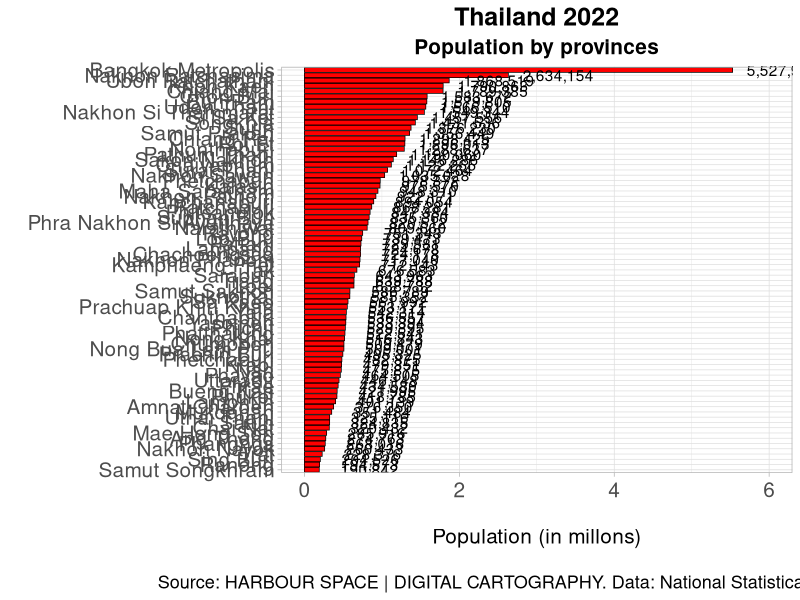
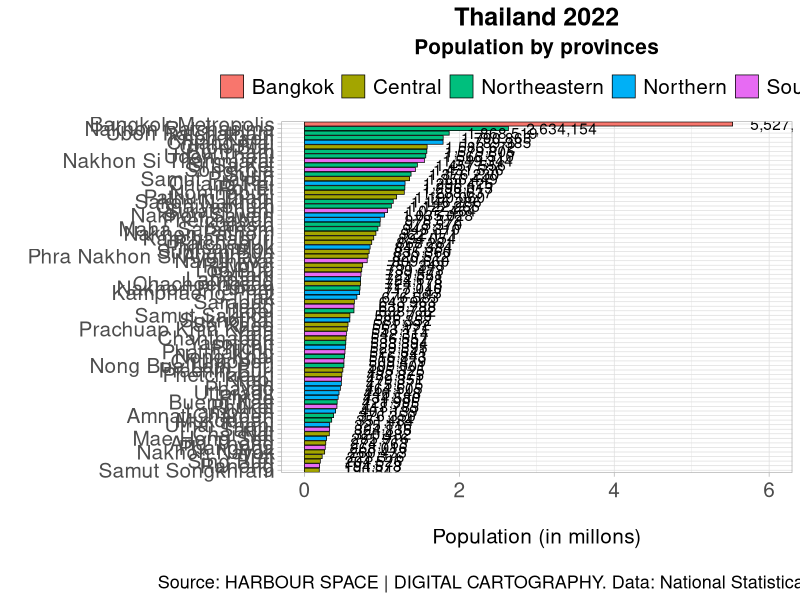
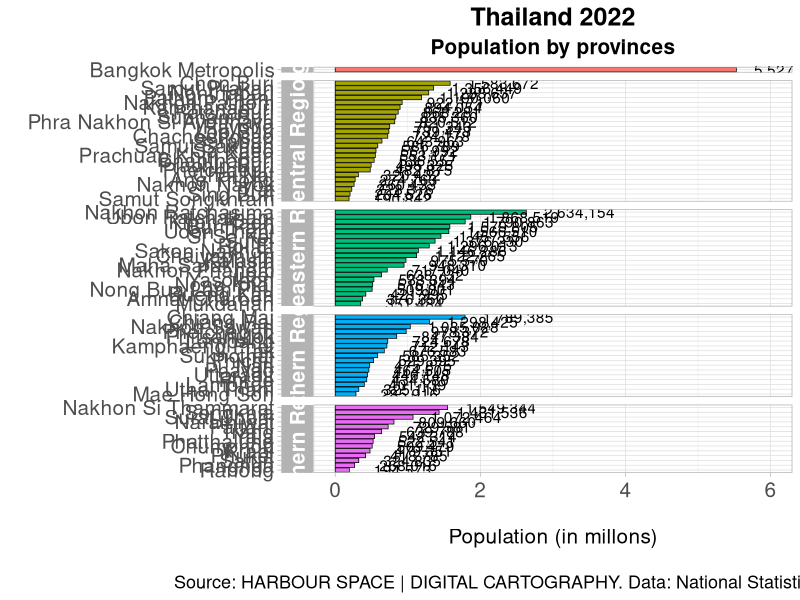
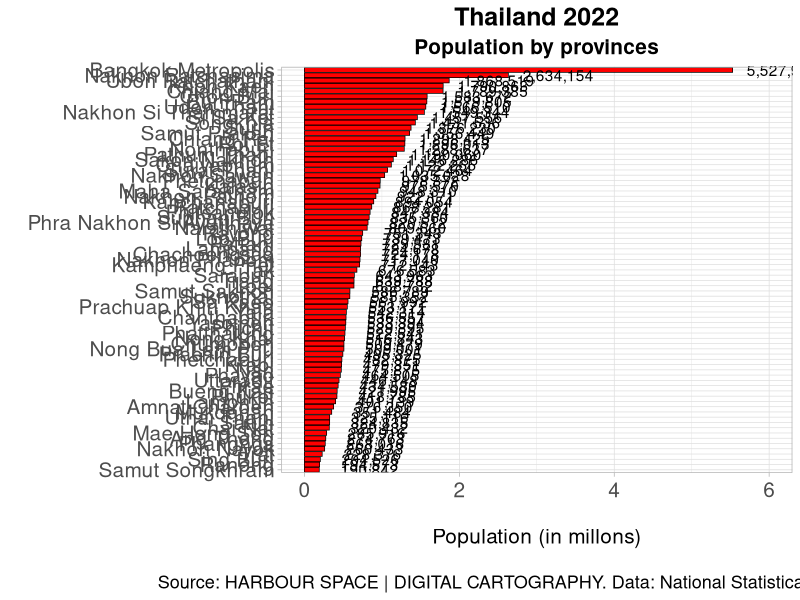
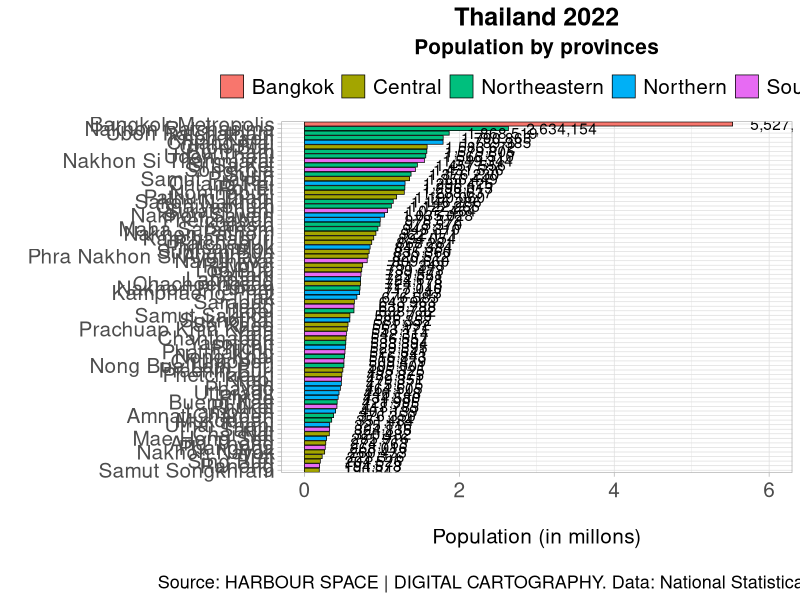
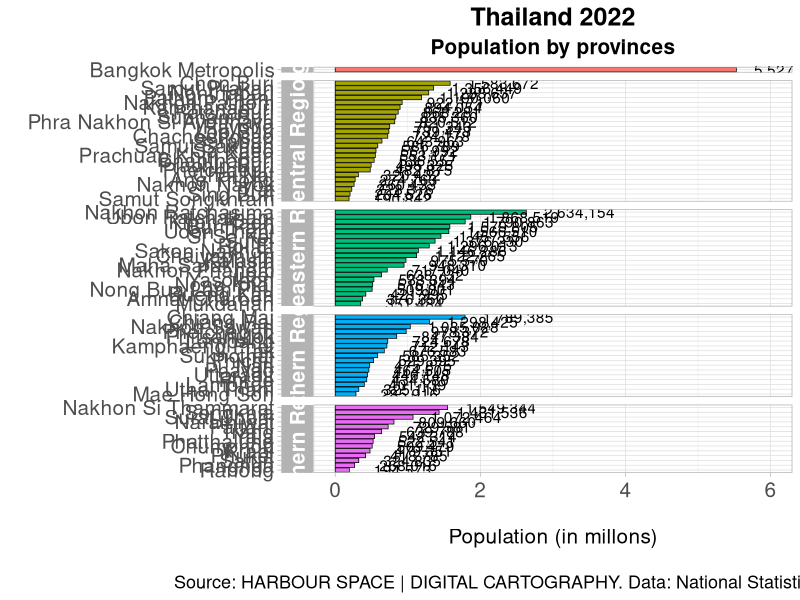

These figures' R source, in order: (Note: this script raises an error after producing the figures.)

#### session 1: Digital cartography ####

# 1. load libraries, set working direction and data in R ####

library(tidyverse)
library(sf)

setwd("C:\\Users\\think\\OneDrive\\Desktop\\coding\\R\\R_S5_2024\\R_S5_2024")
pop_data_thai <- read.csv("pop_data_thai.csv")

# 2. Basic inspection of our data #####

colnames(pop_data_thai)
head(pop_data_thai)
sapply(pop_data_thai, class)

# VERY BASIC DATA MANIPULATION WITH DPLYR FOR ORDERING THE BARS

pop_data_thai <- pop_data_thai |>
  mutate(NAME_1 = fct_reorder(NAME_1, n, .desc = FALSE))

# 3. DIFFERENT IMPLEMENTATIONS OF A BAR PLOT ######
ggplot(pop_data_thai, 
       aes(x=NAME_1, y=n/1000000))+
  coord_flip()+
  expand_limits(y = 6)+
  geom_bar(fill="red",
           stat="identity", 
           linewidth=.25,
           color="black")+
  geom_text(aes(label = format(n,big.mark=","),hjust = -.2))+
  labs(title = "Thailand 2022",
       subtitle="Population by provinces",
       x="",
       y="\nPopulation (in millons)", 
       caption="\nSource: HARBOUR SPACE | DIGITAL CARTOGRAPHY. Data: National Statistical Office (NSO)")+
  theme_light()+
  theme(plot.title = element_text(lineheight=1, size=18, face="bold",hjust = 0.5), #set parameters of title
        plot.subtitle = element_text(lineheight=1, size=15, face="bold",hjust = 0.5), # set parameters of subtitle
        plot.caption = element_text(lineheight=1, size=13,hjust = 0.5),
        axis.text.x  = element_text(vjust=0.5, size=15), #set parameters of x axis text
        axis.title.x = element_text(vjust=0.5, size=15), # set y axis title 
        axis.text.y  = element_text(vjust=0.5, size=15))

ggsave("1_barplot_EDITED.png", 
       scale = 1,
       height = 18,
       width=12, 
       dpi = 300)


ggplot(pop_data_thai, 
       aes(x=NAME_1, y=n/1000000,fill=sub(" Region", "", region)))+
  coord_flip()+
  expand_limits(y = 6)+
  geom_bar(stat="identity", 
           linewidth=.25,
           color="black")+
  geom_text(aes(label = format(n,big.mark=","),hjust = -.25))+
  labs(title = "Thailand 2022",
       subtitle="Population by provinces",
       x="",
       y="\nPopulation (in millons)", 
       caption="\nSource: HARBOUR SPACE | DIGITAL CARTOGRAPHY. Data: National Statistical Office (NSO)")+
  theme_light()+
  theme(plot.title = element_text(lineheight=1, size=18, face="bold",hjust = 0.5), #set parameters of title
        plot.subtitle = element_text(lineheight=1, size=15, face="bold",hjust = 0.5),
        plot.caption = element_text(lineheight=1, size=13, hjust=0.5),
        axis.text.x  = element_text(vjust=0.5, size=15), 
        axis.title.x = element_text(vjust=0.5, size=15),
        axis.text.y  = element_text(vjust=0.5, size=15),
        legend.title  = element_blank(),
        legend.position  = "top",
        legend.text = element_text(vjust=0.5, size=15))

ggsave("2_barplot_EDITED.png", 
       scale = 1,
       height = 18,
       width=12, 
       dpi = 300)

ggplot(pop_data_thai, 
       aes(x=NAME_1, y=n/1000000,fill=sub(" Region", "", region)))+
  coord_flip()+
  expand_limits(y = 6)+
  geom_bar(stat="identity", 
           linewidth=.25,
           color="black")+
  geom_text(aes(label = format(n,big.mark=","),hjust = -.25))+
  labs(title = "Thailand 2022",
       subtitle="Population by provinces",
       x="",
       y="\nPopulation (in millons)", 
       caption="\nSource: HARBOUR SPACE | DIGITAL CARTOGRAPHY. Data: National Statistical Office (NSO)")+
  facet_grid(rows = vars(region), scales = "free_y", switch = "y", space = "free_y") +
  theme_light()+
  theme(plot.title = element_text(lineheight=1, size=18, face="bold",hjust = 0.5), #set parameters of title
        plot.subtitle = element_text(lineheight=1, size=15, face="bold",hjust = 0.5),
        plot.caption = element_text(lineheight=1, size=13, hjust=.5),
        axis.text.x  = element_text(vjust=0.5, size=15), 
        axis.title.x = element_text(vjust=0.5, size=15), 
        axis.text.y  = element_text(vjust=0.5, size=15),
        strip.text = element_text(size=15, face="bold"),
        legend.title  = element_blank(),
        legend.position  = "none",
        legend.text = element_text(vjust=0.5, size=15))

ggsave("3_barplot_EDITED.png", 
       scale = 1,
       height = 18,
       width=12, 
       dpi = 300)


# LET'S GET SPATIAL ######

# 4. Read Shapefile into R: **read_sf and readOGR** ####
library(sf)

shp_thai_dis <- read_sf(dsn = ".", "THA_adm2_s_fix") 

ggplot(data = shp_thai_dis) + 
  geom_sf()

# 5. Add administrative levels: from districts to provinces #####

shp_thai_prov <- shp_thai_dis %>%
  group_by(ID_1) %>%
  summarise(NAME_1 = unique(NAME_1)) %>%
  st_cast() 

ggplot(shp_thai_prov) +
  geom_sf()

# 6. Save sf object into a shapefile ######
st_write(shp_thai_prov, "shp_thai_prov.shp")

# 7. Get centroids of polygons and extract long/lat coordinates. ######
points_thai_prov <- bind_cols(shp_thai_prov$NAME_1,
                              st_coordinates(st_centroid(shp_thai_prov)))

colnames(points_thai_prov)<-c("NAME_1", "lon", "lat")


# 8. Join spatial and statistical data ######

pop_data_thai_lon_lat<-pop_data_thai|>
  left_join(points_thai_prov,by ="NAME_1")

ggplot(pop_data_thai_lon_lat, aes(lon, lat,color=region))+
  geom_point(size=4)+
  labs(title = "Thailand 2021",
       subtitle="Population by provinces",
       x="",
       y="", 
       caption="\nSource: HARBOUR SPACE | DIGITAL CARTOGRAPHY. Data: National Statistical Office (NSO)")+
  theme_light()+
  theme(plot.title = element_text(lineheight=1, size=18, face="bold",hjust = 0.5), #set parameters of title
        plot.subtitle = element_text(lineheight=1, size=15, face="bold",hjust = 0.5),
        plot.caption = element_text(lineheight=1, size=13, hjust=0.5),
        axis.text.x  = element_text(vjust=0.5, size=15), 
        axis.title.x = element_text(vjust=0.5, size=15), 
        axis.text.y  = element_text(vjust=0.5, size=15),
        strip.text = element_text(size=15, face="bold"),
        legend.title  = element_blank(),
        legend.position  = "none",
        legend.text = element_text(vjust=0.5, size=15))

ggsave("4_POINTS_EDITED.png", 
       scale = 1,
       height = 18,
       width=10, 
       dpi = 300)


# 9. Convert a datafram with spatial information into a sf object #####

pop_data_thai_sf<-st_as_sf(pop_data_thai_lon_lat, 
                       coords=c("lon", "lat"),
                       crs=4236)

st_crs(pop_data_thai_sf)

ggplot(pop_data_thai_sf, aes(color=region))+
  geom_sf(size=4)+
  labs(title = "Thailand 2021",
       subtitle="Population by provinces",
       x="",
       y="", 
       caption="\nSource: HARBOUR SPACE | DIGITAL CARTOGRAPHY. Data: National Statistical Office (NSO)")+
  theme_light()+
  theme(plot.title = element_text(lineheight=1, size=18, face="bold",hjust = 0.5), #set parameters of title
        plot.subtitle = element_text(lineheight=1, size=15, face="bold",hjust = 0.5),
        plot.caption = element_text(lineheight=1, size=13, hjust=0.5),
        axis.text.x  = element_text(vjust=0.5, size=15), 
        axis.title.x = element_text(vjust=0.5, size=15), 
        axis.text.y  = element_text(vjust=0.5, size=15),
        strip.text = element_text(size=15, face="bold"),
        legend.title  = element_blank(),
        legend.position  = "none",
        legend.text = element_text(vjust=0.5, size=15))

ggsave("5_POINTS_SF_EDITED.png", 
       scale = 1,
       height = 18,
       width=10, 
       dpi = 300)

# 10. BUBBLE MAP ######

pop_data_thai_sf<-pop_data_thai_sf|>
  mutate(popsize= ifelse(n<250000, "<250",
                         ifelse(n<500000,"[250-500)",
                                ifelse(n<750000,"[500-750)",
                                       ifelse(n<1000000,"[750-1,000)",
                                              ifelse(n<3000000,"[1,000-3,000)",
                                                     "Bangkok"))))),
         popsize=fct_relevel(popsize,
                             "<250",
                             "[250-500)",
                             "[500-750)",
                             "[750-1,000)",
                             "[1,000-3,000)",
                             "Bangkok"),
         region=as.factor(region))

pop_data_thai_sf|>pull(popsize)|>fct_unique()
 levels(pop_data_thai_sf$popsize)

mysizes <-c(.5,1,2,3.5,5,8)*2
names(mysizes)<-levels(pop_data_thai_sf$popsize)

ggplot()+
  geom_sf(data = pop_data_thai_sf,
          aes(color = region, size = popsize)) +
  scale_size_manual(values = mysizes, name = "Population size\nProvinces")+
  labs(title = "Thailand 2022",
       subtitle="Population by provinces (in thousands)",
       x="",
       y="", 
       caption="\nSource: HARBOUR SPACE | DIGITAL CARTOGRAPHY. Data: National Statistical Office (NSO)")+
  theme_light()+
  theme(plot.title = element_text(lineheight=1, size=18, face="bold",hjust = 0.5), #set parameters of title
        plot.subtitle = element_text(lineheight=1, size=15, face="bold",hjust = 0.5),
        plot.caption = element_text(lineheight=1, size=13, hjust=1),
        axis.text.x  = element_text(vjust=0.5, size=15), 
        axis.title.x = element_text(vjust=0.5, size=15), 
        axis.text.y  = element_text(vjust=0.5, size=15),
        strip.text = element_text(size=15, face="bold"),
        legend.title  = element_blank(),
        legend.position  = "right",
        legend.text = element_text(vjust=0.5, size=15))

ggsave("6_POINTS_SF_EDITED.png", 
       scale = 1,
       height = 16,
       width=12, 
       dpi = 300)

# 11. MULTI-LAYER MAP: PROVINCIAL BOUNDARIES + CENTROIDS #####

ggplot()+
  geom_sf(data = shp_thai_dis,fill="#BFBFBF", linewidth=.1)+
  geom_sf(data = shp_thai_prov,fill=NA, linewidth=.5)+
  geom_sf(data= pop_data_thai_sf,aes(color=region,size = popsize))+
  scale_size_manual(values=mysizes,name = "Population size\nProvinces")+
  labs(title = "Thailand 2022",
       subtitle="Population by provinces (in thousands)",
       x="",
       y="", 
       caption="\nSource: HARBOUR SPACE | DIGITAL CARTOGRAPHY. Data: National Statistical Office (NSO)")+
  theme_light()+
  theme(plot.title = element_text(lineheight=1, size=18, face="bold",hjust = 0.5), #set parameters of title
        plot.subtitle = element_text(lineheight=1, size=15, face="bold",hjust = 0.5),
        plot.caption = element_text(lineheight=1, size=13, hjust=1),
        axis.text.x  = element_text(vjust=0.5, size=15), 
        axis.title.x = element_text(vjust=0.5, size=15), 
        axis.text.y  = element_text(vjust=0.5, size=15),
        strip.text = element_text(size=15, face="bold"),
        legend.title  = element_blank(),
        legend.position  = "right",
        legend.text = element_text(vjust=0.5, size=15))

ggsave("7_POINTS_SF_EDITED.png", 
       scale = 1,
       height = 16,
       width=12, 
       dpi = 300)



# 12. CHOROPLETH MAP: JOIN STATISTICAL DATA WITH PROVINCIAL BOUNDARIES #####


pop_data_thai2 <-pop_data_thai_sf|>
  st_drop_geometry()

shp_thai_prov<-shp_thai_prov|>
  left_join(pop_data_thai2,by ="NAME_1")

# 13. CHOROPLETH MAP: PROVINCES BY REGIONS #####

shp_thai_prov<-shp_thai_prov|>
  mutate(region_popsize=as.factor(paste(region,popsize,sep="-")))

levels(shp_thai_prov$region_popsize)

# 13.1. CREATE A COMPLEX PALETTE COLOR #####
gg_color_hue <- function(n) {
  hues = seq(15, 375, length=n+1)
  hcl(h=hues, l=65, c=100)[1:n]
}

cols = gg_color_hue(5)

barplot(rep(length(cols),length(cols)), col=c(cols));cols

# 13.2 Create a sequencial color palette for each color #####
fun_color_range <- colorRampPalette(c("#FFFFFF",cols[2]))
CE <- fun_color_range(7)
barplot(rep(length(CE),length(CE)), col=c(CE));CE

fun_color_range <- colorRampPalette(c("#FFFFFF",cols[3]))
NE <- fun_color_range(7)
barplot(rep(length(NE),length(NE)), col=c(NE));NE

fun_color_range <- colorRampPalette(c("#FFFFFF",cols[4]))
NO <- fun_color_range(7)
barplot(rep(length(NO),length(NO)), col=c(NO));NO

fun_color_range <- colorRampPalette(c("#FFFFFF",cols[5]))
ST <- fun_color_range(7)
barplot(rep(length(ST),length(ST)), col=c(ST));ST

fun_color_range <- colorRampPalette(c("#FFFFFF","#BFBFBF"))
LE <- fun_color_range(7)
barplot(rep(length(LE),length(LE)), col=c(LE));LE

# 13.3 Put all colors together into a vector (palette) ######

my_colors<-c(cols[1],#Bangkok
             CE[6],CE[3],CE[4],CE[5],CE[2],
             NE[6],NE[3],NE[4],NE[5],#NE[2],
             NO[6],NO[3],NO[4],NO[5],#NO[2],
             ST[6],ST[3],ST[4],ST[5],ST[2])

# 14. Create a complex choropleth map ######
choro1<-ggplot() + 
  geom_sf(data=shp_thai_prov,
            aes(fill = region_popsize),colour = "black",linewidth=.075) + 
  scale_fill_manual(values=my_colors)+
  
  annotate("text",x = 98, y = 20.25, label = "North", fontface="bold", size=9, color=NO[7])+
  annotate("text", x = 103.5, y = 18.95, label = "North-East", fontface="bold",size=9, color=NE[7])+
  annotate("text", x = 101, y = 12, label = "Central", fontface="bold", size=9, color=CE[7])+
  annotate("text", x = 101.3, y = 8, label = "South",  fontface="bold", size=9, color=ST[7])+
  
  annotate("rect", xmin = 96.5, xmax = 98, ymin = 4.8, ymax = 5.2,fill=my_colors[1],color="black", linewidth=.25)+
  annotate("rect", xmin = 98.2, xmax = 99.7, ymin = 4.8, ymax = 5.2,fill=LE[6],color="black", linewidth=.25)+
  annotate("rect", xmin = 99.9, xmax = 101.4, ymin = 4.8, ymax = 5.2,fill=LE[5],color="black", linewidth=.25)+
  annotate("rect", xmin = 101.6, xmax = 103.1, ymin = 4.8, ymax = 5.2,fill=LE[4],color="black", linewidth=.25)+
  annotate("rect", xmin = 103.3, xmax = 104.8, ymin = 4.8, ymax = 5.2,fill=LE[3],color="black", linewidth=.25)+
  annotate("rect", xmin = 105, xmax = 106.55, ymin = 4.8, ymax = 5.2,fill=LE[2],color="black", linewidth=.25)+
  annotate("text",x = 97.3, y = 5, label = "Bangkok",fontface="bold",size=5.75,color="#28353a")+
  annotate("text",x = 98.95, y = 5, label = "3000-1000",fontface="bold",size=5.5,color="#28353a")+
  annotate("text",x = 100.65, y = 5, label = "1000-750",fontface="bold",size=5.5,color="#28353a")+
  annotate("text",x = 102.35, y = 5, label = "750-500",fontface="bold",size=5.5,color="#28353a")+
  annotate("text",x = 104.05, y = 5, label = "500-250",fontface="bold",size=5.5,color="#28353a")+
  annotate("text",x = 105.75, y = 5, label = "<250",fontface="bold",size=5.5,color="#28353a")+
  
  annotate("rect", xmin = 98.2, xmax = 99.7, ymin = 4.4, ymax = 4.6,fill=NO[6],color="black", linewidth=.25)+
  annotate("rect", xmin = 99.9, xmax = 101.4, ymin = 4.4, ymax = 4.6,fill=NO[5],color="black", linewidth=.25)+
  annotate("rect", xmin = 101.6, xmax = 103.1, ymin = 4.4, ymax = 4.6,fill=NO[4],color="black", linewidth=.25)+
  annotate("rect", xmin = 103.3, xmax = 104.8, ymin = 4.4, ymax = 4.6,fill=NO[3],color="black", linewidth=.25)+
 
  annotate("rect", xmin = 98.2, xmax = 99.7, ymin = 4, ymax = 4.2,fill=NE[6],color="black", linewidth=.25)+
  annotate("rect", xmin = 99.9, xmax = 101.4, ymin = 4, ymax = 4.2,fill=NE[5],color="black", linewidth=.25)+
  annotate("rect", xmin = 101.6, xmax = 103.1, ymin = 4, ymax = 4.2,fill=NE[4],color="black", linewidth=.25)+
  annotate("rect", xmin = 103.3, xmax = 104.8, ymin = 4, ymax = 4.2,fill=NE[3],color="black", linewidth=.25)+
 
  annotate("rect", xmin = 98.2, xmax = 99.7, ymin = 3.6, ymax = 3.8,fill=CE[6],color="black", linewidth=.25)+
  annotate("rect", xmin = 99.9, xmax = 101.4, ymin = 3.6, ymax = 3.8,fill=CE[5],color="black", linewidth=.25)+
  annotate("rect", xmin = 101.6, xmax = 103.1, ymin = 3.6, ymax = 3.8,fill=CE[4],color="black", linewidth=.25)+
  annotate("rect", xmin = 103.3, xmax = 104.8, ymin = 3.6, ymax = 3.8,fill=CE[3],color="black", linewidth=.25)+
  annotate("rect", xmin = 105, xmax = 106.55, ymin = 3.6, ymax = 3.8,fill=CE[2],color="black", linewidth=.25)+
  
  annotate("rect", xmin = 98.2, xmax = 99.7, ymin = 3.2, ymax = 3.4,fill=ST[6],color="black", linewidth=.25)+
  annotate("rect", xmin = 99.9, xmax = 101.4, ymin = 3.2, ymax = 3.4,fill=ST[5],color="black", linewidth=.25)+
  annotate("rect", xmin = 101.6, xmax = 103.1, ymin = 3.2, ymax = 3.4,fill=ST[4],color="black", linewidth=.25)+
  annotate("rect", xmin = 103.3, xmax = 104.8, ymin = 3.2, ymax = 3.4,fill=ST[3],color="black", linewidth=.25)+
  annotate("rect", xmin = 105, xmax = 106.55, ymin = 3.2, ymax = 3.4,fill=ST[2],color="black", linewidth=.25)+
  
  labs(title = "Thailand 2022",
       subtitle="Population by provinces (in thousands)",
       x="",
       y="", 
       caption="\nSource: HARBOUR SPACE | DIGITAL CARTOGRAPHY. Data: National Statistical Office (NSO)")+
  theme_light()+
  theme(plot.title = element_text(lineheight=1, size=18, face="bold",hjust = 0.5), #set parameters of title
        plot.subtitle = element_text(lineheight=1, size=15, face="bold",hjust = 0.5),
        plot.caption = element_text(lineheight=1, size=13, hjust=1),
        axis.text.x  = element_text(vjust=0.5, size=15), 
        axis.title.x = element_text(vjust=0.5, size=15), 
        axis.text.y  = element_text(vjust=0.5, size=15),
        strip.text = element_text(size=15, face="bold"),
        legend.title  = element_blank(),
        legend.position  = "none",
        legend.text = element_text(vjust=0.5, size=15))

choro1
ggsave("8_CHOROPLETH_EDITED.png", 
       scale = 1,
       height = 16,
       width=12, 
       dpi = 300)
# 15. BLACK BACKGROUNDVERSION ####

choro1+
theme(plot.title = element_text(lineheight=.5, size=35, face="bold", hjust=.5,colour="#D8D8D8"),
      plot.subtitle = element_text(lineheight=.5, size=20, face="bold",hjust=.5,colour="#D8D8D8"),
      plot.caption = element_text(lineheight=1, size=17,face="bold", hjust=.5,colour="#D8D8D8"),
      legend.title = element_text(angle = 0,vjust=0.5, size=12,colour="black",face="bold"),
      legend.text = element_text(colour="black", size = 12),
      legend.position="none",
      legend.justification=c(1,0), 
      legend.background = element_rect(fill=NA, colour = NA),
      legend.key.size = unit(1.5, 'lines'),
      legend.key = element_rect(colour = NA, fill = NA),
      axis.title.x = element_blank(),
      axis.text.x  = element_blank(),
      axis.title.y = element_blank(),
      axis.text.y  = element_blank(),
      axis.ticks = element_line(colour="#28353a"),
      panel.border = element_rect(colour ="#28353a", fill=NA,linewidth = 2),
      panel.grid.major=element_line(colour="#28353a"),
      panel.grid.minor =element_line(colour="#28353a"),
      plot.background =  element_rect(fill ="#28353a",colour ="#28353a"),
      panel.background =element_rect(fill ="#28353a", colour = "#28353a"))

  ggsave("9_CHOROPLETH_EDITED.png", 
       scale = 1,
       height = 16,
       width=12, 
       dpi = 300)


# VERY BASIC DATA MANIPULATION WITH DPLYR FOR ORDERING THE BARS

pop_data_thai2 <- pop_data_thai2 |>
  mutate(NAME_1 = fct_reorder(NAME_1, n, .desc = FALSE))

pop_data_thai2<-pop_data_thai2|>
  mutate(region_popsize=as.factor(paste(region,popsize,sep="-")))


bars<-ggplot(pop_data_thai2, 
       aes(x=NAME_1, y=n/1000000,fill=region_popsize))+
  coord_flip()+
  expand_limits(y = 6)+
  scale_fill_manual(values=my_colors)+
  geom_bar(stat="identity", 
           linewidth=.25,
           color="black")+
  geom_text(aes(label = format(n,big.mark=","),hjust = -.25))+
  labs(title = "\n",
       subtitle="",
       x="",
       y="\nPopulation (in millons)", 
       caption="\n\n\n")+
  facet_grid(rows = vars(region), scales = "free_y", switch = "y", space = "free_y") +
  theme_light()+
  theme(plot.title = element_text(lineheight=1, size=18, face="bold",hjust = 0.5), #set parameters of title
        plot.subtitle = element_text(lineheight=1, size=15, face="bold",hjust = 0.5),
        plot.caption = element_text(lineheight=1, size=13, hjust=1),
        axis.text.x  = element_text(vjust=0.5, size=15), 
        axis.title.x = element_text(vjust=0.5, size=15), 
        axis.text.y  = element_text(vjust=0.5, size=15),
        strip.text = element_text(size=15, face="bold"),
        legend.title  = element_blank(),
        legend.position  = "none",
        legend.text = element_text(vjust=0.5, size=15))

ggsave("4_barplot_EDITED.png",
       plot=bars,
       scale = 1,
       height = 18,
       width=12, 
       dpi = 300)

library(gridExtra)
arr<-grid.arrange(choro1, bars, nrow = 1,widths = c(1, 1.35))

ggsave("10_ARRANGED.png",
       plot=arr,
       scale = 1,
       height = 18,
       width=18, 
       dpi = 300)

# Consolidation exercise #######


# 1. Create a new sf object with the division by regions of Thailand.
# 2. Save the sf step one as a shapefile. 
# Load necessary libraries
library(sf)
library(dplyr)

# Assuming `shp_thai_prov` is the existing sf object with provincial boundaries
# and `pop_data_thai` is the data frame with statistical data

# 1. Create a new sf object with the division by regions of Thailand
shp_thai_region <- shp_thai_prov %>%
  left_join(pop_data_thai, by = c("region" = "region")) %>%
  group_by(region) %>%
  summarise() %>%
  st_union()

# 2. Save the sf step one as a shapefile
st_write(shp_thai_region, "shp_thai_region.shp")



# 3. Create a discrete choropleth map showing the population by provinces
# of Thailand. Overlay your layer with the division by regions.
# Hints: recall library Rcolorbrewer for creating you color palette. 
# Note: your final map should look similar to png EX1_CHOROPLETH_EDITED.png

# 14. Create a complex choropleth map ######
choro1<-ggplot() + 
  geom_sf(data=shp_thai_prov,
          aes(fill = region_popsize),colour = "black",linewidth=.075) + 
  scale_fill_manual(values=my_colors)+
  
  annotate("text",x = 98, y = 20.25, label = "North", fontface="bold", size=9, color=NO[7])+
  annotate("text", x = 103.5, y = 18.95, label = "North-East", fontface="bold",size=9, color=NE[7])+
  annotate("text", x = 101, y = 12, label = "Central", fontface="bold", size=9, color=CE[7])+
  annotate("text", x = 101.3, y = 8, label = "South",  fontface="bold", size=9, color=ST[7])+
  
  annotate("rect", xmin = 96.5, xmax = 98, ymin = 4.8, ymax = 5.2,fill=my_colors[1],color="black", linewidth=.25)+
  annotate("rect", xmin = 98.2, xmax = 99.7, ymin = 4.8, ymax = 5.2,fill=LE[6],color="black", linewidth=.25)+
  annotate("rect", xmin = 99.9, xmax = 101.4, ymin = 4.8, ymax = 5.2,fill=LE[5],color="black", linewidth=.25)+
  annotate("rect", xmin = 101.6, xmax = 103.1, ymin = 4.8, ymax = 5.2,fill=LE[4],color="black", linewidth=.25)+
  annotate("rect", xmin = 103.3, xmax = 104.8, ymin = 4.8, ymax = 5.2,fill=LE[3],color="black", linewidth=.25)+
  annotate("rect", xmin = 105, xmax = 106.55, ymin = 4.8, ymax = 5.2,fill=LE[2],color="black", linewidth=.25)+
  annotate("text",x = 97.3, y = 5, label = "Bangkok",fontface="bold",size=5.75,color="#28353a")+
  annotate("text",x = 98.95, y = 5, label = "3000-1000",fontface="bold",size=5.5,color="#28353a")+
  annotate("text",x = 100.65, y = 5, label = "1000-750",fontface="bold",size=5.5,color="#28353a")+
  annotate("text",x = 102.35, y = 5, label = "750-500",fontface="bold",size=5.5,color="#28353a")+
  annotate("text",x = 104.05, y = 5, label = "500-250",fontface="bold",size=5.5,color="#28353a")+
  annotate("text",x = 105.75, y = 5, label = "<250",fontface="bold",size=5.5,color="#28353a")+
  
  annotate("rect", xmin = 98.2, xmax = 99.7, ymin = 4.4, ymax = 4.6,fill=NO[6],color="black", linewidth=.25)+
  annotate("rect", xmin = 99.9, xmax = 101.4, ymin = 4.4, ymax = 4.6,fill=NO[5],color="black", linewidth=.25)+
  annotate("rect", xmin = 101.6, xmax = 103.1, ymin = 4.4, ymax = 4.6,fill=NO[4],color="black", linewidth=.25)+
  annotate("rect", xmin = 103.3, xmax = 104.8, ymin = 4.4, ymax = 4.6,fill=NO[3],color="black", linewidth=.25)+
  
  annotate("rect", xmin = 98.2, xmax = 99.7, ymin = 4, ymax = 4.2,fill=NE[6],color="black", linewidth=.25)+
  annotate("rect", xmin = 99.9, xmax = 101.4, ymin = 4, ymax = 4.2,fill=NE[5],color="black", linewidth=.25)+
  annotate("rect", xmin = 101.6, xmax = 103.1, ymin = 4, ymax = 4.2,fill=NE[4],color="black", linewidth=.25)+
  annotate("rect", xmin = 103.3, xmax = 104.8, ymin = 4, ymax = 4.2,fill=NE[3],color="black", linewidth=.25)+
  
  annotate("rect", xmin = 98.2, xmax = 99.7, ymin = 3.6, ymax = 3.8,fill=CE[6],color="black", linewidth=.25)+
  annotate("rect", xmin = 99.9, xmax = 101.4, ymin = 3.6, ymax = 3.8,fill=CE[5],color="black", linewidth=.25)+
  annotate("rect", xmin = 101.6, xmax = 103.1, ymin = 3.6, ymax = 3.8,fill=CE[4],color="black", linewidth=.25)+
  annotate("rect", xmin = 103.3, xmax = 104.8, ymin = 3.6, ymax = 3.8,fill=CE[3],color="black", linewidth=.25)+
  annotate("rect", xmin = 105, xmax = 106.55, ymin = 3.6, ymax = 3.8,fill=CE[2],color="black", linewidth=.25)+
  
  annotate("rect", xmin = 98.2, xmax = 99.7, ymin = 3.2, ymax = 3.4,fill=ST[6],color="black", linewidth=.25)+
  annotate("rect", xmin = 99.9, xmax = 101.4, ymin = 3.2, ymax = 3.4,fill=ST[5],color="black", linewidth=.25)+
  annotate("rect", xmin = 101.6, xmax = 103.1, ymin = 3.2, ymax = 3.4,fill=ST[4],color="black", linewidth=.25)+
  annotate("rect", xmin = 103.3, xmax = 104.8, ymin = 3.2, ymax = 3.4,fill=ST[3],color="black", linewidth=.25)+
  annotate("rect", xmin = 105, xmax = 106.55, ymin = 3.2, ymax = 3.4,fill=ST[2],color="black", linewidth=.25)+
  
  labs(title = "Thailand 2022",
       subtitle="Population by provinces (in thousands)",
       x="",
       y="", 
       caption="\nSource: HARBOUR SPACE | DIGITAL CARTOGRAPHY. Data: National Statistical Office (NSO)")+
  theme_light()+
  theme(plot.title = element_text(lineheight=1, size=18, face="bold",hjust = 0.5), #set parameters of title
        plot.subtitle = element_text(lineheight=1, size=15, face="bold",hjust = 0.5),
        plot.caption = element_text(lineheight=1, size=13, hjust=1),
        axis.text.x  = element_text(vjust=0.5, size=15), 
        axis.title.x = element_text(vjust=0.5, size=15), 
        axis.text.y  = element_text(vjust=0.5, size=15),
        strip.text = element_text(size=15, face="bold"),
        legend.title  = element_blank(),
        legend.position  = "none",
        legend.text = element_text(vjust=0.5, size=15))

choro1
ggsave("8_CHOROPLETH_EDITED.png", 
       scale = 1,
       height = 16,
       width=12, 
       dpi = 300)





##############


# Install and load required packages
install.packages(c("tidyverse", "sf", "viridis"))
library(tidyverse)
library(sf)
library(viridis)

# Read data
pop_data_thai <- read.csv("pop_data_thai.csv")
shp_thai_dis <- read_sf(dsn = ".", "THA_adm2_s_fix") 

# Plot the shapefile
ggplot(data = shp_thai_dis) + 
  geom_sf()

# Create a simplified province-level dataset
shp_thai_prov <- shp_thai_dis %>%
  group_by(ID_1) %>%
  summarise(NAME_1 = unique(NAME_1)) %>%
  st_cast() 

# Join population data to the province-level dataset
pop_data_thai_lon_lat <- shp_thai_prov %>%
  left_join(pop_data_thai, by = "NAME_1")

# Transform to spatial data frame
pop_data_thai_sf <- st_as_sf(pop_data_thai_lon_lat, coords = c("longitude", "latitude"), crs = 4326)

# Define population categories
pop_data_thai_sf <- pop_data_thai_sf %>%
  mutate(popsize = ifelse(n < 250000, "<250",
                          ifelse(n < 500000, "[250-500)",
                                 ifelse(n < 750000, "[500-750)",
                                        ifelse(n < 1000000, "[750-1,000)",
                                               ifelse(n < 3000000, "[1,000-3,000)", "Bangkok"))))),
         popsize = fct_relevel(popsize,
                               "<250",
                               "[250-500)",
                               "[500-750)",
                               "[750-1,000)",
                               "[1,000-3,000)",
                               "Bangkok"),
         region = as.factor(region))

# Define your custom color palette using viridis colors
custom_palette <- viridis_pal(option = "viridis")(6)

# Create a region-level dataset for legend customization
region <- pop_data_thai %>%
  select(NAME_1, region)

region_sf <- shp_thai_prov %>%
  select(NAME_1, geometry)

region_data <- merge(region_sf, region, by = "NAME_1")
region_data <- region_data %>%
  group_by(region) %>%
  summarise(geometry = st_boundary(st_union(geometry)))

# Plot the map with the new color palette
ggplot() + 
  geom_sf(data = pop_data_thai_sf,
          aes(fill = popsize),
          colour = "black", linewidth = 0.025) + 
  geom_sf(data = region_data, colour = "black", linewidth = 0.20) +
  scale_fill_manual(values = custom_palette, 
                    guide = guide_legend(direction = "horizontal",
                                         nrow = 1,
                                         keywidth = unit(2.5, "cm"),
                                         label.position = "bottom")) +
  labs(title = "Thailand 2022",
       subtitle = "Population by provinces (in thousands)",
       x = "",
       y = "", 
       caption = "By Gio Kurtanidze") +
  theme_light() +
  theme(
    plot.title = element_text(lineheight = 1, size = 22, face = "bold", hjust = 0.5),
    plot.subtitle = element_text(lineheight = 1, size = 16, face = "bold", hjust = 0.5),
    plot.caption = element_text(lineheight = 1, size = 15, hjust = 0.5),
    axis.text.x = element_text(vjust = 0.9, size = 15),
    axis.title.x = element_text(vjust = 0.9, size = 15),
    axis.text.y = element_text(vjust = 0.9, size = 15),
    strip.text = element_text(size = 5, face = "bold"),
    legend.title = element_blank(),
    legend.text = element_text(vjust = 0.5, size = 12),
    legend.position = "bottom",
    legend.background = element_rect(fill = NA, colour = NA),
    legend.key.size = unit(1.5, 'lines'),
    legend.key.width = unit(3, 'lines'),
    legend.key = element_rect(colour = NA, fill = NA),
    legend.direction = "horizontal",
    legend.box = "horizontal",
    legend.box.margin = margin(t = 10, r = 10, b = 10, l = 10, unit = "pt") 
  )  

# Save the map as an image
ggsave("task_map1.png", 
       scale = 0.6,
       height = 16,
       width = 18, 
       dpi = 300)
